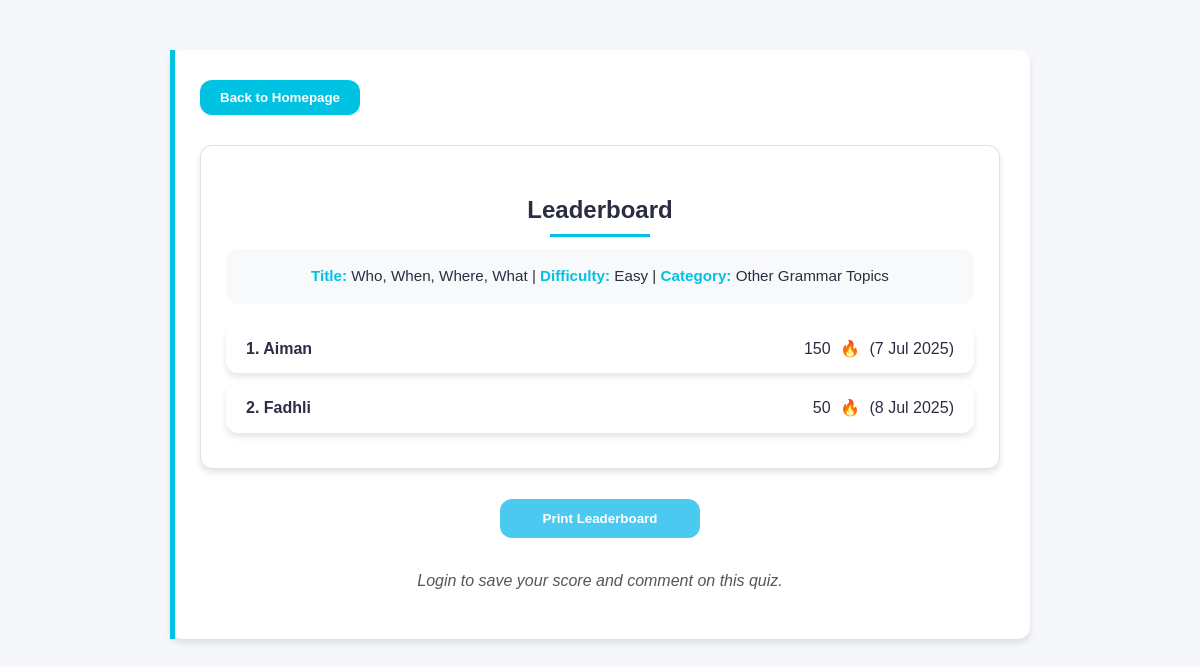
Screenshot of /leaderboard.php?quiz_id=11 with the database file from the repository.
### tables this page shows
CREATE TABLE `quiz` (
  `QUIZ_ID` int(11) NOT NULL,
  `QUIZ_TITLE` varchar(255) DEFAULT NULL,
  `QUIZ_CATEGORY` varchar(100) DEFAULT NULL,
  `QUIZ_DIFFICULTY` varchar(50) DEFAULT NULL,
  `QUIZ_DATE` date DEFAULT NULL
);

### leaderboard.php (the view, shortened to what this page needs)
<?php
$conn = new mysqli("localhost", "root", "", "quizmaticgrammar");
$quizId = $_GET['quiz_id'] ?? die("No quiz ID provided");
$userId = $_SESSION['user']['USER_ID'] ?? 0;
$conn->query("SET @rank := 0");
$ranked = $conn->query("SELECT * FROM leaderboard WHERE QUIZ_ID='$quizId' ORDER BY LEADERBOARD_SCORE DESC");
$prevRanks = [];
while ($row = $ranked->fetch_assoc()) {
    $quizIdVal = $row['QUIZ_ID'];
    $prevRanks[$quizIdVal] = ($prevRanks[$quizIdVal] ?? 0) + 1;
    $rank = $prevRanks[$quizIdVal];
    $currId = $row['LEADERBOARD_ID'];
    $conn->query("UPDATE leaderboard SET LEADERBOARD_RANK='$rank' WHERE LEADERBOARD_ID='$currId'");
}
$leaderboard = $conn->query("SELECT l.LEADERBOARD_RANK, u.USER_NAME, l.LEADERBOARD_SCORE,
         (SELECT MAX(DATE_TAKEN) FROM user_quiz uq WHERE uq.USER_ID = u.USER_ID AND uq.QUIZ_ID = l.QUIZ_ID) AS LAST_TAKEN
  FROM leaderboard l
  JOIN user u ON l.USER_ID = u.USER_ID
  WHERE l.QUIZ_ID = '$quizId'
  ORDER BY l.LEADERBOARD_RANK ASC");
$quiz = $conn->query("SELECT * FROM quiz WHERE QUIZ_ID = '$quizId'")->fetch_assoc();
?>
<!DOCTYPE html>
<html>
<head>
</head>
<body>
  <div class="quiz-container">
    <button onclick="window.location.href='admin_homepage.php'" class="back-btn">Back to Homepage</button>
    <div class="leaderboard-box">
      <h2 style="text-align:center;">Leaderboard</h2>
      <div class="quiz-info">
        <p>
          <strong>Title:</strong> <?= htmlspecialchars($quiz['QUIZ_TITLE']) ?> |
          <strong>Difficulty:</strong> <?= htmlspecialchars($quiz['QUIZ_DIFFICULTY']) ?> |
          <strong>Category:</strong> <?= htmlspecialchars($quiz['QUIZ_CATEGORY']) ?>
        </p>
      </div>
      <?php while ($row = $leaderboard->fetch_assoc()): ?>
        <div class="rank-item">
          <div><?= $row['LEADERBOARD_RANK'] ?>. <?= htmlspecialchars($row['USER_NAME']) ?></div>
          <div>
            <?= $row['LEADERBOARD_SCORE'] ?> <span class="flame">🔥</span>
            (<?= date("j M Y", strtotime($row['LAST_TAKEN'])) ?>)
          </div>
        </div>
      <?php endwhile; ?>
    </div>
    <button class="print-btn" onclick="window.print()">Print Leaderboard</button>
    <?php if (!$userId): ?>
      <p style="text-align:center; margin-top:30px; font-style:italic; color:#555;">
        Login to save your score and comment on this quiz.
      </p>
    <?php endif; ?>
  </div>
</body>
</html>

### leaderboard.php (style rules this page uses)
:root { --primary: #00c3e3; --primary-dark: #00a9c7; --primary-light: #80e1f1; --success: #4cc9f0; --danger: #ef233c; --warning: #f8961e; --dark: #2b2d42; --light: #f8f9fa; --white: #ffffff; --border-radius: 12px; --shadow: 0 4px 6px rgba(0, 0, 0, 0.1); --transition: all 0.3s ease; }
body { font-family: 'Poppins', sans-serif; background-color: #f5f7fa; color: var(--dark); line-height: 1.6; margin: 0; padding: 20px; }
.quiz-container { max-width: 800px; margin: 30px auto; padding: 30px; background: var(--white); border-radius: var(--border-radius); box-shadow: var(--shadow); position: relative; }
.quiz-container::before { content: ''; position: absolute; top: 0; left: 0; width: 5px; height: 100%; background: var(--primary); }
.back-btn { background-color: var(--primary); color: var(--white); border: none; padding: 10px 20px; border-radius: var(--border-radius); font-weight: 600; cursor: pointer; transition: var(--transition); display: flex; align-items: center; gap: 8px; margin-bottom: 25px; }
.leaderboard-box { background: var(--white); border-radius: var(--border-radius); padding: 25px; margin: 30px auto; box-shadow: var(--shadow); border: 1px solid #e0e0e0; }
.leaderboard-box h2 { color: var(--dark); text-align: center; margin-bottom: 20px; font-size: 1.5rem; position: relative; }
.leaderboard-box h2::after { content: ''; position: absolute; bottom: -8px; left: 50%; transform: translateX(-50%); width: 100px; height: 3px; background: var(--primary); }
.quiz-info { text-align: center; margin-bottom: 20px; padding: 15px; background-color: #f8f9fa; border-radius: var(--border-radius); }
.quiz-info p { margin: 0; color: var(--dark); font-size: 0.95rem; }
.quiz-info strong { color: var(--primary); }
.rank-item { background-color: var(--white); border-radius: var(--border-radius); padding: 12px 20px; margin: 10px 0; display: flex; justify-content: space-between; align-items: center; transition: var(--transition); box-shadow: var(--shadow); }
.rank-item div:first-child { font-weight: 600; }
.rank-item div:last-child { color: var(--dark); font-weight: 500; }
.flame { color: #ff6b35; margin: 0 5px; }
.print-btn { background-color: var(--success); color: var(--white); border: none; padding: 12px 25px; border-radius: var(--border-radius); font-weight: 600; cursor: pointer; transition: var(--transition); display: block; margin: 30px auto; text-align: center; width: 200px; }

### rows the page displays
quiz: QUIZ_TITLE "Who, When, Where, What", QUIZ_DIFFICULTY "Easy", QUIZ_CATEGORY "Other Grammar Topics"

### other values shown
$row['LEADERBOARD_RANK'] "1"
$row['USER_NAME'] "Aiman"
$row['LEADERBOARD_SCORE'] "150"
date("j M Y", strtotime($row['LAST_TAKEN'])) "7 Jul 2025"
$row['LEADERBOARD_RANK'] "2"
$row['USER_NAME'] "Fadhli"
$row['LEADERBOARD_SCORE'] "50"
date("j M Y", strtotime($row['LAST_TAKEN'])) "8 Jul 2025"
